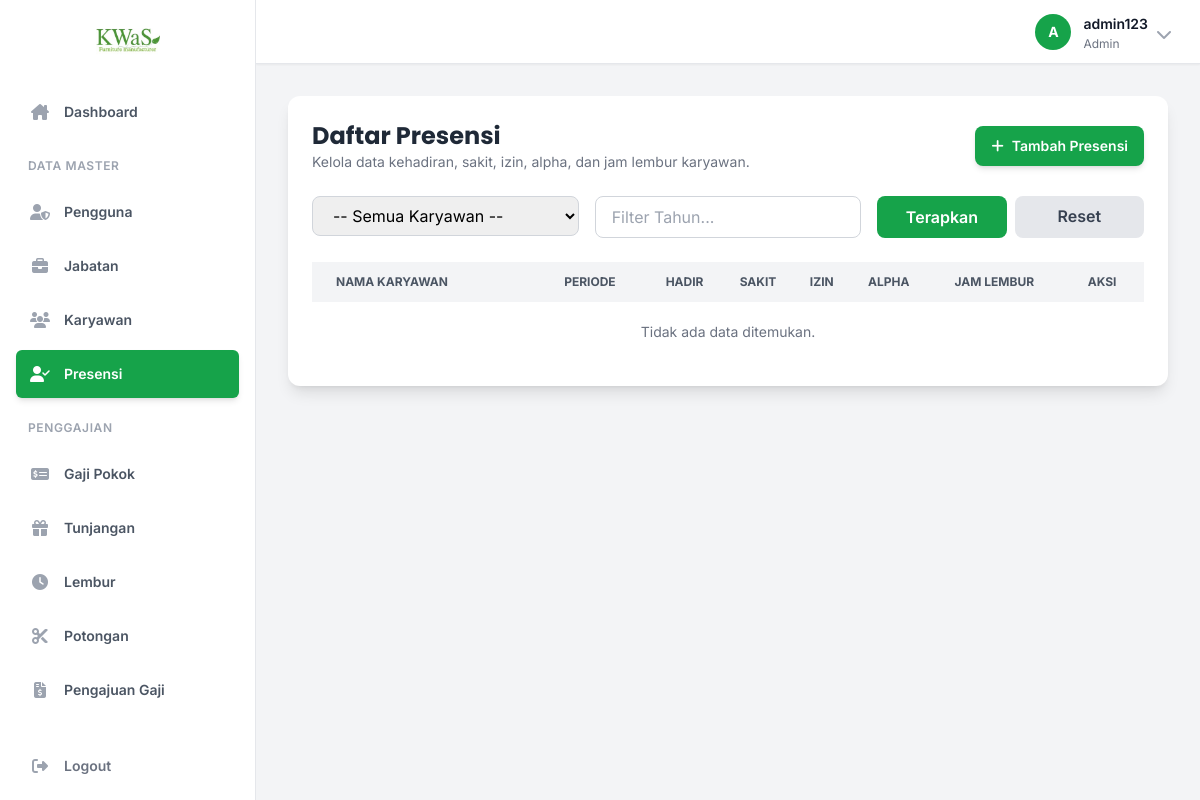
The page /pages/presensi.php (signed in) on the database as committed earlier.
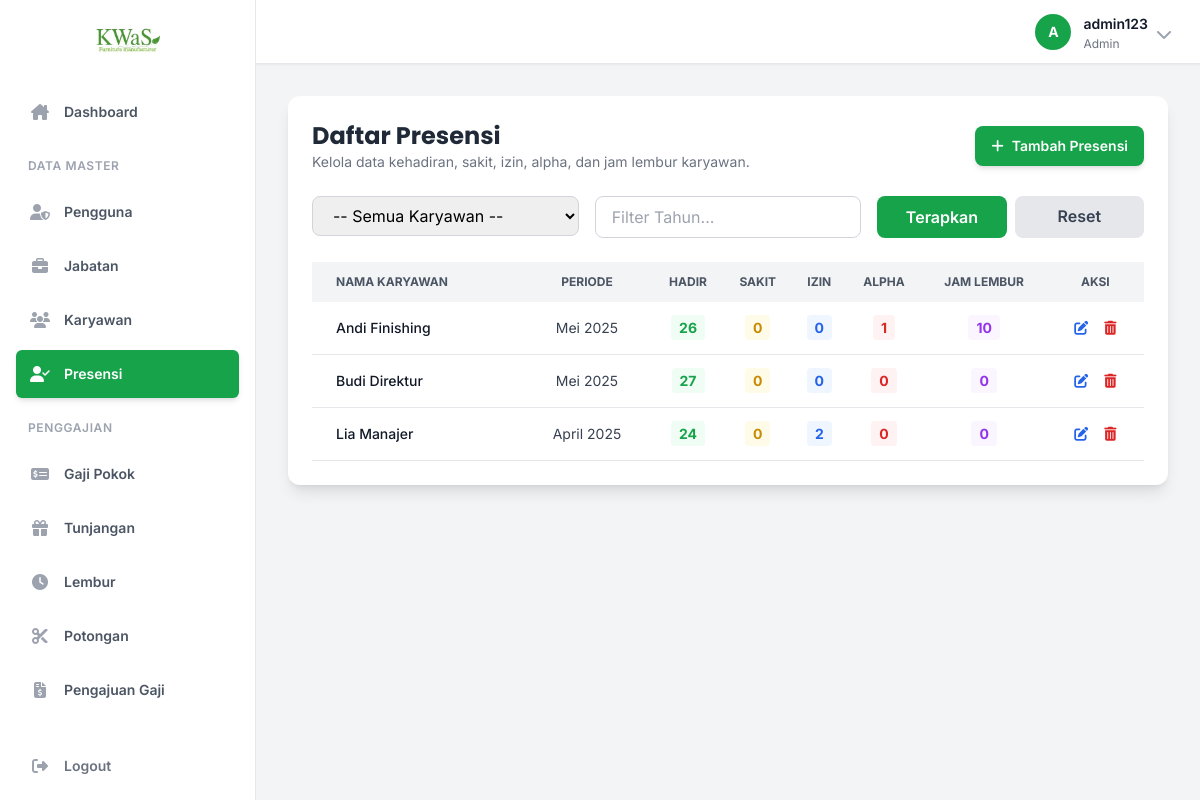
The same page on the database as committed later.
### tables this page shows
CREATE TABLE PRESENSI (
    Id_Presensi INT AUTO_INCREMENT PRIMARY KEY,
    Id_Karyawan VARCHAR(15),
    Bulan VARCHAR(30),
    Tahun YEAR,
    Hadir INT,
    Sakit INT,
    Izin INT,
    Alpha INT,
    Jam_Lembur INT,  
    FOREIGN KEY (Id_Karyawan) REFERENCES KARYAWAN(Id_Karyawan) ON DELETE CASCADE
);

CREATE TABLE KARYAWAN (
    Id_Karyawan VARCHAR(15) PRIMARY KEY,
    Nama_Karyawan VARCHAR(50) NOT NULL,
    Jenis_Kelamin ENUM('Laki-laki', 'Perempuan'),
    Tgl_Lahir DATE,
    Tgl_Awal_Kerja DATE,
    Alamat VARCHAR(255),
    Telepon VARCHAR(15),
    Id_Pengguna VARCHAR(15) UNIQUE,
    Id_Jabatan VARCHAR(15),
    Status VARCHAR(10) DEFAULT 'Aktif',
    FOREIGN KEY (Id_Pengguna) REFERENCES PENGGUNA(Id_Pengguna) ON DELETE SET NULL,
    FOREIGN KEY (Id_Jabatan) REFERENCES JABATAN(Id_Jabatan) ON DELETE SET NULL
);

### includes/functions.php (called while the page is built, shortened)
<?php
function e($string) {
    return htmlspecialchars($string ?? '', ENT_QUOTES, 'UTF-8');
}
?>

### pages/presensi.php (the view, shortened to what the changed rows need)
<?php
require_once __DIR__ .
'/../includes/functions.php';
$action = $_GET['action'] ?? 'list';
$page = isset($_GET['page']) ? (int)$_GET['page'] : 1;
$records_per_page = 10;
$offset = ($page - 1) * $records_per_page;
require_once __DIR__ .
'/../includes/header.php';
?>
<?php if ($action === 'list'): ?>
    <div class="bg-white p-6 rounded-xl shadow-lg">
        <div class="flex flex-col sm:flex-row justify-between items-start sm:items-center mb-6 gap-4">
            <div>
                <h2 class="text-2xl font-bold text-gray-800 font-poppins">Daftar Presensi</h2>
            </div>
        </div>
        <div class="overflow-x-auto">
            <table class="w-full text-sm text-center text-gray-700">
                <thead class="text-xs uppercase bg-gray-100 text-gray-600">
                    <tr>
                        <th class="px-6 py-3 text-left">Nama Karyawan</th>
                        <th class="px-4 py-3">Periode</th>
                        <th class="px-2 py-3">Hadir</th>
                        <th class="px-2 py-3">Sakit</th>
                        <th class="px-2 py-3">Izin</th>
                        <th class="px-2 py-3">Alpha</th>
                        <th class="px-2 py-3">Jam Lembur</th>
                        <th class="px-4 py-3 text-center">Aksi</th>
                    </tr>
                </thead>
                <tbody>
                    <?php
                    $count_params = [];
                    $types_string_count = '';
                    $count_sql = "SELECT COUNT(p.Id_Presensi) as total FROM PRESENSI p WHERE 1=1";
                    $stmt_count = $conn->prepare($count_sql);
                    $stmt_count->execute();
                    $total_records = $stmt_count->get_result()->fetch_assoc()['total'];
                    $data_params = $count_params;
                    $types_string_data = $types_string_count;
                    $sql = "SELECT p.*, k.Nama_Karyawan FROM PRESENSI p JOIN KARYAWAN k ON p.Id_Karyawan = k.Id_Karyawan WHERE 1=1";
                    $sql .= " ORDER BY p.Tahun DESC, FIELD(p.Bulan, 'Desember', 'November', 'Oktober', 'September', 'Agustus', 'Juli', 'Juni', 'Mei', 'April', 'Maret', 'Februari', 'Januari'), k.Nama_Karyawan ASC LIMIT ? OFFSET ?";
                    array_push($data_params, $records_per_page, $offset);
                    $types_string_data .= 'ii';
                    $stmt = $conn->prepare($sql);
                    if($types_string_data) $stmt->bind_param($types_string_data, ...$data_params);
                    $stmt->execute();
                    $result = $stmt->get_result();
                    if($result->num_rows > 0):
                        while ($row = $result->fetch_assoc()):
                        ?>
                        <tr class="bg-white border-b hover:bg-gray-50 transition-colors">
                            <td class="px-6 py-4 font-medium text-left text-gray-900"><?= e($row['Nama_Karyawan']) ?></td>
                            <td class="px-4 py-3"><?= e($row['Bulan']) ?> <?= e($row['Tahun']) ?></td>
                            <td class="px-2 py-3"><span class="font-bold text-green-600 bg-green-50 px-2 py-1 rounded"><?= e($row['Hadir']) ?></span></td>
                            <td class="px-2 py-3"><span class="font-bold text-yellow-600 bg-yellow-50 px-2 py-1 rounded"><?= e($row['Sakit']) ?></span></td>
                            <td class="px-2 py-3"><span class="font-bold text-blue-600 bg-blue-50 px-2 py-1 rounded"><?= e($row['Izin']) ?></span></td>
                            <td class="px-2 py-3"><span class="font-bold text-red-600 bg-red-50 px-2 py-1 rounded"><?= e($row['Alpha']) ?></span></td>
                            <td class="px-2 py-3"><span class="font-bold text-purple-600 bg-purple-50 px-2 py-1 rounded"><?= e($row['Jam_Lembur'] ?? '0') ?></span></td>
                            <td class="px-4 py-3">
                                <div class="flex items-center justify-center gap-4">
                                    <a href="presensi.php?action=edit&id=<?= e($row['Id_Presensi']) ?>" class="text-blue-600 hover:text-blue-800" title="Edit"><i class="fa-solid fa-pen-to-square"></i></a>
                                    <a href="presensi.php?action=delete&id=<?= e($row['Id_Presensi']) ?>&token=<?= e($_SESSION['csrf_token']) ?>" class="text-red-600 hover:text-red-800" onclick="return confirm('Yakin?')" title="Hapus"><i class="fa-solid fa-trash-alt"></i></a>
                                </div>
                            </td>
                        </tr>
                        <?php endwhile;
                    else:
                        echo '<tr><td colspan="8" class="text-center py-5 text-gray-500">Tidak ada data ditemukan.</td></tr>';
                    endif;
                    ?>
                </tbody>
            </table>
        </div>
    </div>
<?php endif; ?>
<?php
require_once __DIR__ .
'/../includes/footer.php';
?>

### includes/sidebar.php (shortened to what the changed rows need)
<?php
$user_level = strtolower($_SESSION['level'] ?? '');
$current_page_filename = basename($_SERVER['PHP_SELF']);
$navigation = [
    ['name' => 'Dashboard', 'href' => 'dashboard', 'icon' => 'fa-solid fa-house-chimney', 'roles' => ['admin', 'pemilik', 'karyawan']],
    ['group' => 'Data Master', 'roles' => ['admin']],
    ['name' => 'Pengguna', 'href' => 'pengguna.php', 'icon' => 'fa-solid fa-user-shield', 'roles' => ['admin']],
    ['name' => 'Jabatan', 'href' => 'jabatan.php', 'icon' => 'fa-solid fa-briefcase', 'roles' => ['admin']],
    ['name' => 'Karyawan', 'href' => 'karyawan.php', 'icon' => 'fa-solid fa-users', 'roles' => ['admin']],
    ['name' => 'Presensi', 'href' => 'presensi.php', 'icon' => 'fa-solid fa-user-check', 'roles' => ['admin']],
    ['group' => 'Penggajian', 'roles' => ['admin']],
    ['name' => 'Gaji Pokok', 'href' => 'salary.php', 'icon' => 'fa-solid fa-money-check-dollar', 'roles' => ['admin']],
    ['name' => 'Tunjangan', 'href' => 'tunjangan.php', 'icon' => 'fa-solid fa-gift', 'roles' => ['admin']],
    ['name' => 'Lembur', 'href' => 'lembur.php', 'icon' => 'fa-solid fa-clock', 'roles' => ['admin']],
    ['name' => 'Potongan', 'href' => 'potongan.php', 'icon' => 'fa-solid fa-scissors', 'roles' => ['admin']],
    ['name' => 'Pengajuan Gaji', 'href' => 'pengajuan_gaji.php', 'icon' => 'fa-solid fa-file-invoice-dollar', 'roles' => ['admin']],
    ['group' => 'Manajemen Pemilik', 'roles' => ['pemilik']],
    ['name' => 'Persetujuan Gaji', 'href' => 'pemilik/penggajian_pemilik.php', 'icon' => 'fa-solid fa-check-to-slot', 'roles' => ['pemilik']],
    ['name' => 'Laporan', 'href' => 'pemilik/laporan.php', 'icon' => 'fa-solid fa-chart-pie', 'roles' => ['pemilik']],
    ['group' => 'Area Pegawai', 'roles' => ['karyawan']],
    ['name' => 'Slip Gaji', 'href' => 'karyawan/slip_gaji.php', 'icon' => 'fa-solid fa-receipt', 'roles' => ['karyawan']]
];
?>
<div class="flex h-full flex-col bg-white border-r border-gray-200">
    <nav class="flex flex-1 flex-col mt-2 overflow-y-auto">
        <ul role="list" class="flex flex-1 flex-col gap-y-7 px-4">
            <li>
                <ul role="list" class="space-y-1.5">
                    <?php foreach ($navigation as $item): ?>
                        <?php if (in_array($user_level, $item['roles'])): ?>
                            <?php if (isset($item['group'])): ?>
                                <div class="px-3 pt-4 pb-2 text-xs font-semibold uppercase text-gray-400 tracking-wider">
                                    <?= e($item['group']) ?>
                                </div>
                            <?php else: ?>
                                <?php
                                    $link_href = '';
                                    $is_current = false;
                                    if ($item['href'] === 'dashboard') {
                                        if ($user_level === 'pemilik') {
                                            $link_href = BASE_URL . '/index_pemilik.php';
                                            $is_current = ($current_page_filename === 'index_pemilik.php');
                                        } elseif ($user_level === 'karyawan') {
                                            $link_href = BASE_URL . '/index_karyawan.php';
                                            $is_current = ($current_page_filename === 'index_karyawan.php');
                                        } else {
                                            $link_href = BASE_URL . '/index.php';
                                            $is_current = ($current_page_filename === 'index.php');
                                        }
                                    } else {
                                        $base_folder = '/pages/';
                                        $link_href = BASE_URL . $base_folder . $item['href'];
                                        $href_parts = explode('?', $item['href']);
                                        $item_filename_path = $href_parts[0];
                                        $current_path_parts = explode('/', $_SERVER['PHP_SELF']);
                                        $current_page_simple = end($current_path_parts);
                                        $item_path_parts = explode('/', $item_filename_path);
                                        $item_filename_simple = end($item_path_parts);
                                        $is_current = ($current_page_simple === $item_filename_simple);
                                    }
                                ?>
                                <li>
                                    <a href="<?= $link_href ?>"
                                       class="<?= $is_current
                                           ? 'bg-green-600 text-white shadow-md'
                                           : 'text-gray-600 hover:text-green-700 hover:bg-green-50';
                                       ?> group flex items-center gap-x-3 rounded-md p-3 text-sm leading-6 font-semibold transition-all duration-200">
                                        <i class="<?= e($item['icon']) ?> w-6 h-6 text-center text-base <?= $is_current ? 'text-white' : 'text-gray-400 group-hover:text-green-600'; ?>"></i>
                                        <?= e($item['name']) ?>
                                    </a>
                                </li>
                            <?php endif; ?>
                        <?php endif; ?>
                    <?php endforeach; ?>
                </ul>
            </li>
        </ul>
    </nav>
</div>

Rows that differ between the two databases and show on the page:
added presensi: Id_Karyawan.Nama_Karyawan "Andi Finishing", Bulan "Mei", Tahun "2025", Hadir "26", Sakit "0", Izin "0", Alpha "1", Jam_Lembur "10"
added presensi: Id_Karyawan.Nama_Karyawan "Budi Direktur", Bulan "Mei", Tahun "2025", Hadir "27", Sakit "0", Izin "0", Alpha "0", Jam_Lembur "0"
added presensi: Id_Karyawan.Nama_Karyawan "Lia Manajer", Bulan "April", Tahun "2025", Hadir "24", Sakit "0", Izin "2", Alpha "0", Jam_Lembur "0"
Other text that changed with them:
text no longer shown: "Tidak ada data ditemukan."
